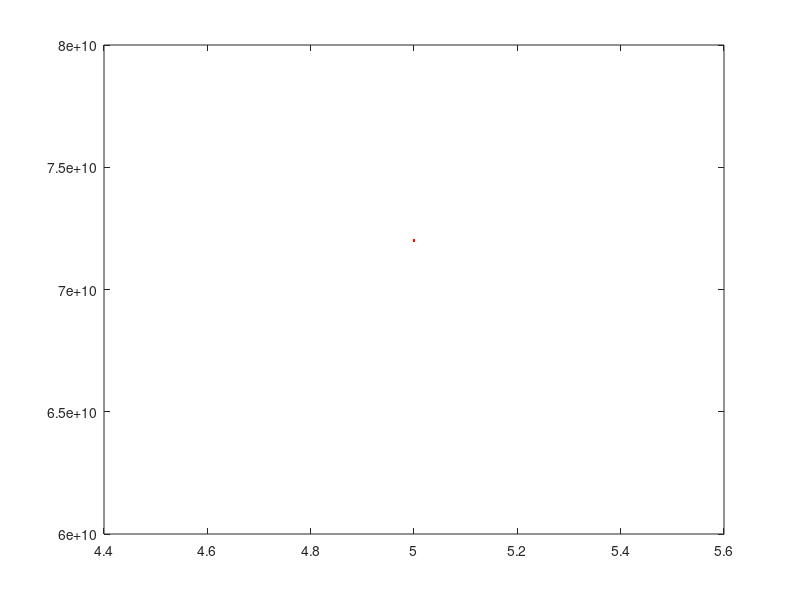

MATLAB code for this plot:
function expon = exponentialExperiment()

const1= input('Please first time constant: ')
const2= input('Please second time constant: ')

t1= input('Please enter start time: ')
t2= input('Please enter end time: ')

t = [t1:t2]

y1 = exp(const1 * t);
y2 = exp(const2 * t);

plot(t,y1,'b');
hold on
plot(t,y2,'r');



end
